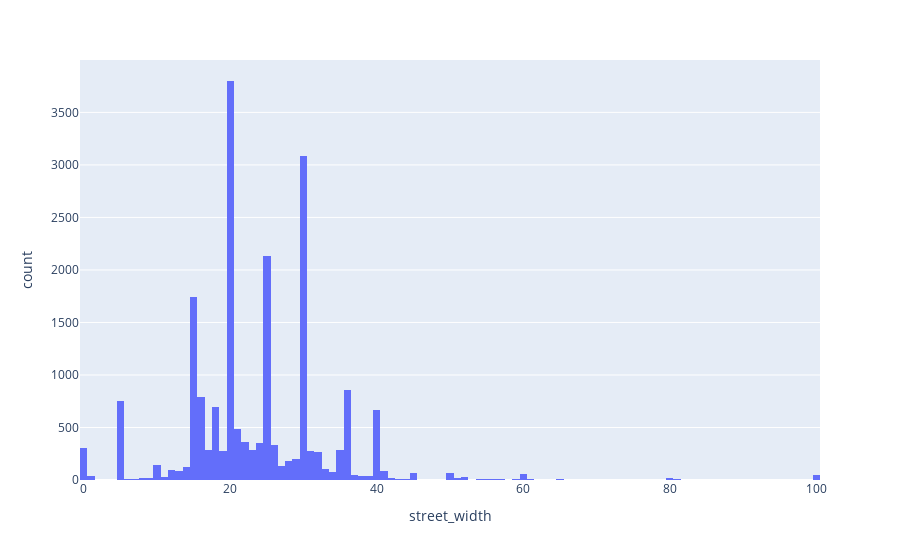

Write notebook code for a chart like this one.
### Code cell
distrubition = px.histogram(df, x="street_width")
distrubition

### Figure 1 — Plotly figure (JSON) as saved in the notebook; plotly's stock layout.template omitted (floating-point values rounded to 4 significant figures; data arrays with more than 128 entries replaced by an {"elided": "..."} marker saying what was removed)
{"data": [{"alignmentgroup": "True", "bingroup": "x", "hovertemplate": "street_width=%{x}<br>count=%{y}<extra></extra>", "legendgroup": "", "marker": {"color": "#636efa", "pattern": {"shape": ""}}, "name": "", "offsetgroup": "", "orientation": "v", "showlegend": false, "type": "histogram", "x": {"elided": "19971 int values"}, "xaxis": "x", "yaxis": "y"}], "layout": {"barmode": "relative", "legend": {"tracegroupgap": 0}, "margin": {"t": 60}, "xaxis": {"anchor": "y", "domain": [0, 1], "title": {"text": "street_width"}}, "yaxis": {"anchor": "x", "domain": [0, 1], "title": {"text": "count"}}}}
